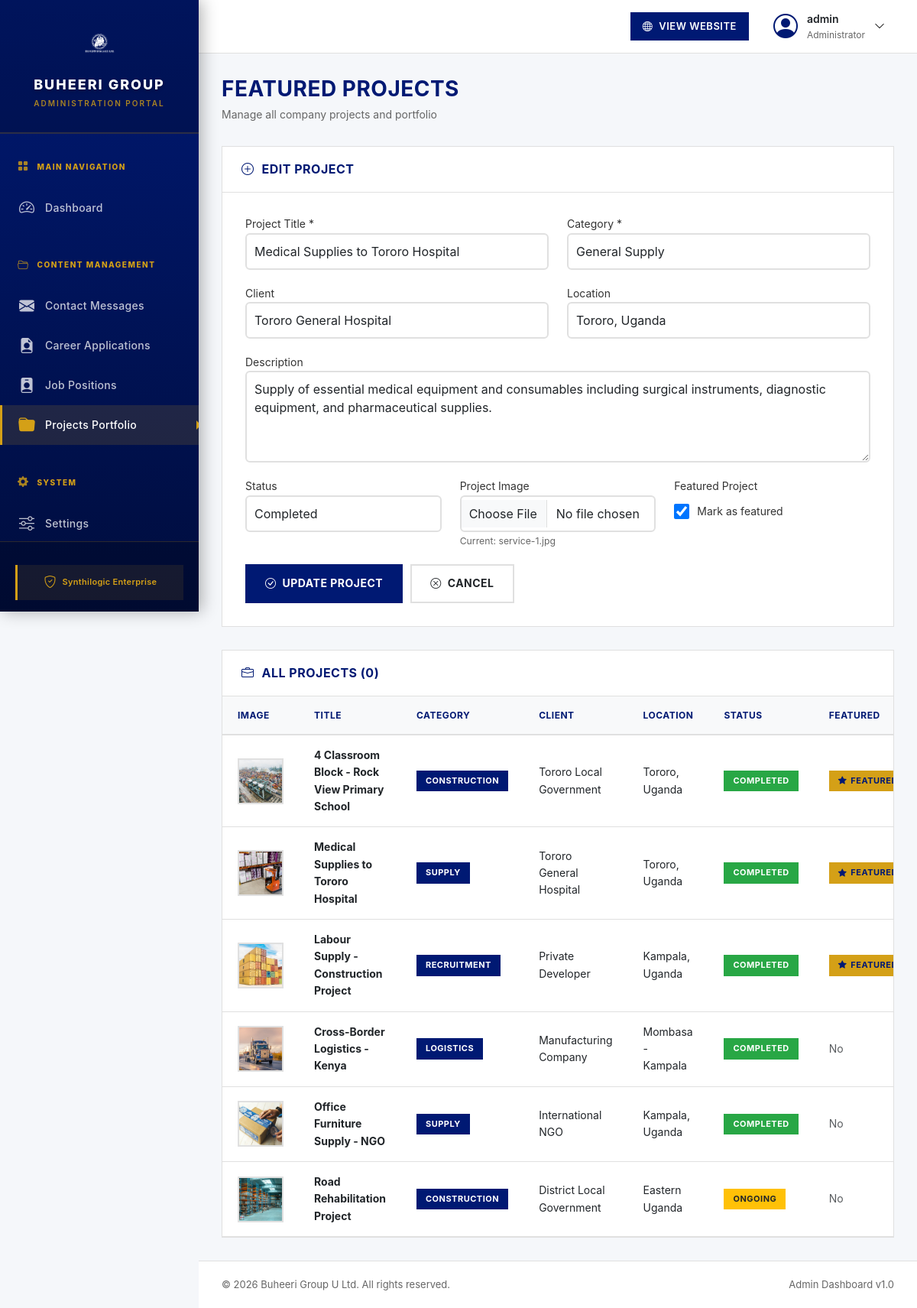
The page /admin/projects.php?edit=2 (signed in) on the database its author committed.
### tables this page shows
CREATE TABLE projects (
    id INT AUTO_INCREMENT PRIMARY KEY,
    title VARCHAR(255) NOT NULL,
    description TEXT,
    category ENUM('construction', 'supply', 'logistics', 'recruitment', 'general') NOT NULL,
    client VARCHAR(255),
    location VARCHAR(255),
    start_date DATE,
    end_date DATE,
    budget DECIMAL(15,2),
    image_url VARCHAR(500),
    gallery_images TEXT COMMENT 'JSON array of image URLs',
    status ENUM('active', 'completed', 'ongoing', 'inactive') DEFAULT 'active',
    featured BOOLEAN DEFAULT FALSE,
    display_order INT DEFAULT 0,
    created_at TIMESTAMP DEFAULT CURRENT_TIMESTAMP,
    updated_at TIMESTAMP DEFAULT CURRENT_TIMESTAMP ON UPDATE CURRENT_TIMESTAMP,
    INDEX idx_category (category),
    INDEX idx_status (status),
    INDEX idx_featured (featured),
    INDEX idx_order (display_order)
);

### admin/projects.php (the view, shortened to what the rows shown need)
<?php
require_once '../includes/database.php';
$db = new Database();
$editProject = null;
if (isset($_GET['edit']) && $_GET['edit']) {
    $editProject = $db->getProjectById($_GET['edit']);
}
$page = isset($_GET['page']) ? (int)$_GET['page'] : 1;
$perPage = 10;
$projects = $db->getAllProjects($page, $perPage);
?>
<!DOCTYPE html>
<html lang="en">
<head>
    <link href="../assets/vendor/bootstrap/css/bootstrap.min.css" rel="stylesheet">
    <link href="../assets/vendor/bootstrap-icons/bootstrap-icons.css" rel="stylesheet">
    <link href="assets/css/admin.css" rel="stylesheet">
</head>
<body>
    <div class="main-content">
        <div class="content-wrapper">
            <div class="page-header">
                <h1>Featured Projects</h1>
            </div>
            <div class="activity-card" style="margin-bottom: 30px;">
                <div class="card-body" style="padding: 30px;">
                    <form method="POST" action="projects.php" enctype="multipart/form-data">
                        <div class="row">
                            <div class="col-md-6">
                                <div class="form-group" style="margin-bottom: 20px;">
                                    <label>Project Title *</label>
                                    <input type="text" name="title" class="form-control" required
                                           value="<?php echo htmlspecialchars($editProject['title'] ?? ''); ?>"
                                           style="width: 100%; padding: 10px; border: 2px solid #e0e0e0;">
                                </div>
                            </div>
                            <div class="col-md-6">
                                <div class="form-group" style="margin-bottom: 20px;">
                                    <label>Category *</label>
                                    <select name="category" class="form-control" required
                                            style="width: 100%; padding: 10px; border: 2px solid #e0e0e0;">
                                        <option value="supply" <?php echo (isset($editProject['category']) && $editProject['category'] === 'supply') ? 'selected' : ''; ?>>General Supply</option>
                                    </select>
                                </div>
                            </div>
                        </div>
                        <div class="row">
                            <div class="col-md-6">
                                <div class="form-group" style="margin-bottom: 20px;">
                                    <label>Client</label>
                                    <input type="text" name="client" class="form-control"
                                           value="<?php echo htmlspecialchars($editProject['client'] ?? ''); ?>"
                                           style="width: 100%; padding: 10px; border: 2px solid #e0e0e0;">
                                </div>
                            </div>
                            <div class="col-md-6">
                                <div class="form-group" style="margin-bottom: 20px;">
                                    <label>Location</label>
                                    <input type="text" name="location" class="form-control"
                                           value="<?php echo htmlspecialchars($editProject['location'] ?? ''); ?>"
                                           style="width: 100%; padding: 10px; border: 2px solid #e0e0e0;">
                                </div>
                            </div>
                        </div>
                        <div class="form-group" style="margin-bottom: 20px;">
                            <label>Description</label>
                            <textarea name="description" class="form-control" rows="4"
                                      style="width: 100%; padding: 10px; border: 2px solid #e0e0e0;"><?php echo htmlspecialchars($editProject['description'] ?? ''); ?></textarea>
                        </div>
                        <div class="row">
                            <div class="col-md-4">
                                <div class="form-group" style="margin-bottom: 20px;">
                                    <label>Status</label>
                                    <select name="status" class="form-control"
                                            style="width: 100%; padding: 10px; border: 2px solid #e0e0e0;">
                                        <option value="completed" <?php echo (isset($editProject['status']) && $editProject['status'] === 'completed') ? 'selected' : ''; ?>>Completed</option>
                                    </select>
                                </div>
                            </div>
                            <div class="col-md-4">
                                <div class="form-group" style="margin-bottom: 20px;">
                                    <label>Project Image</label>
                                    <input type="file" name="image" class="form-control" accept="image/*"
                                           style="width: 100%; padding: 10px; border: 2px solid #e0e0e0;">
                                    <?php if ($editProject && isset($editProject['image_url']) && $editProject['image_url']): ?>
                                        <small style="color: #666;">Current: <?php echo basename($editProject['image_url']); ?></small>
                                    <?php endif; ?>
                                </div>
                            </div>
                            <div class="col-md-4">
                                <div class="form-group" style="margin-bottom: 20px;">
                                    <label style="display: flex; align-items: center; gap: 10px; margin-top: 10px;">
                                        <input type="checkbox" name="featured" value="1"
                                               <?php echo (isset($editProject['featured']) && $editProject['featured']) ? 'checked' : ''; ?>
                                               style="width: 20px; height: 20px;">
                                        <span>Mark as featured</span>
                                    </label>
                                </div>
                            </div>
                        </div>
                    </form>
                </div>
            </div>
            <div class="activity-card">
                <div class="card-body" style="padding: 0;">
                    <?php if (empty($projects)): ?>
                        <div class="no-data">No projects yet.</div>
                    <?php else: ?>
                        <div class="table-responsive">
                            <table class="admin-table">
                                <thead>
                                    <tr>
                                        <th>Image</th>
                                        <th>Title</th>
                                        <th>Category</th>
                                        <th>Client</th>
                                        <th>Location</th>
                                        <th>Status</th>
                                        <th>Featured</th>
                                    </tr>
                                </thead>
                                <tbody>
                                    <?php foreach ($projects as $project): ?>
                                    <tr>
                                        <td>
                                            <?php if (isset($project['image_url']) && $project['image_url']): ?>
                                                <img src="../<?php echo htmlspecialchars($project['image_url']); ?>" alt="Project" class="project-thumb">
                                            <?php else: ?>
                                                <div class="project-thumb-placeholder">
                                                    <i class="bi bi-image"></i>
                                                </div>
                                            <?php endif; ?>
                                        </td>
                                        <td><strong><?php echo htmlspecialchars($project['title']); ?></strong></td>
                                        <td><span class="badge-category"><?php echo ucfirst(htmlspecialchars($project['category'])); ?></span></td>
                                        <td><?php echo htmlspecialchars($project['client'] ?? 'N/A'); ?></td>
                                        <td><?php echo htmlspecialchars($project['location'] ?? 'N/A'); ?></td>
                                        <td>
                                            <?php if (isset($project['status']) && $project['status'] === 'completed'): ?>
                                                <span class="badge-status status-completed">Completed</span>
                                            <?php elseif (isset($project['status']) && $project['status'] === 'ongoing'): ?>
                                                <span class="badge-status status-ongoing">Ongoing</span>
                                            <?php else: ?>
                                                <span class="badge-status status-active">Active</span>
                                            <?php endif; ?>
                                        </td>
                                        <td>
                                            <?php if (isset($project['featured']) && $project['featured']): ?>
                                                <span class="badge-featured"><i class="bi bi-star-fill"></i> Featured</span>
                                            <?php else: ?>
                                                <span class="text-muted">No</span>
                                            <?php endif; ?>
                                        </td>
                                    </tr>
                                    <?php endforeach; ?>
                                </tbody>
                            </table>
                        </div>
                    <?php endif; ?>
                </div>
            </div>
        </div>
    </div>
</body>
</html>

### rows shown on the page
projects: title "Medical Supplies to Tororo Hospital", category "General Supply", client "Tororo General Hospital", location "Tororo, Uganda", description "Supply of essential medical equipment and consumables including surgical instruments, diagnostic equipment, and pharmaceutical supplies.", status "Completed", image_url "service-1.jpg", featured "☑", image_url (picture), category "SUPPLY", shows "COMPLETED", shows "FEATURED"
projects: image_url (picture), title "4 Classroom Block - Rock View Primary School", category "CONSTRUCTION", client "Tororo Local Government", location "Tororo, Uganda", status "COMPLETED", featured 1 (drawn)
projects: image_url (picture), title "Labour Supply - Construction Project", category "RECRUITMENT", client "Private Developer", location "Kampala, Uganda", status "COMPLETED", featured 1 (drawn)
projects: image_url (picture), title "Cross-Border Logistics - Kenya", category "LOGISTICS", client "Manufacturing Company", location "Mombasa - Kampala", status "COMPLETED", featured "No"
projects: image_url (picture), title "Office Furniture Supply - NGO", category "SUPPLY", client "International NGO", location "Kampala, Uganda", status "COMPLETED", featured "No"
projects: image_url (picture), title "Road Rehabilitation Project", category "CONSTRUCTION", client "District Local Government", location "Eastern Uganda", status "ONGOING", featured "No"

### other values the page prints
$_SESSION['admin_name'] "admin"
$totalProjects "0"
